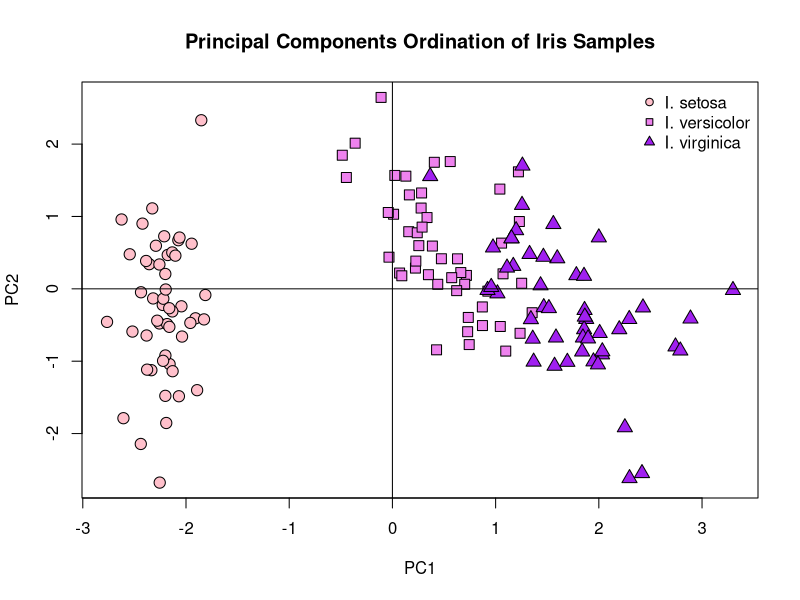
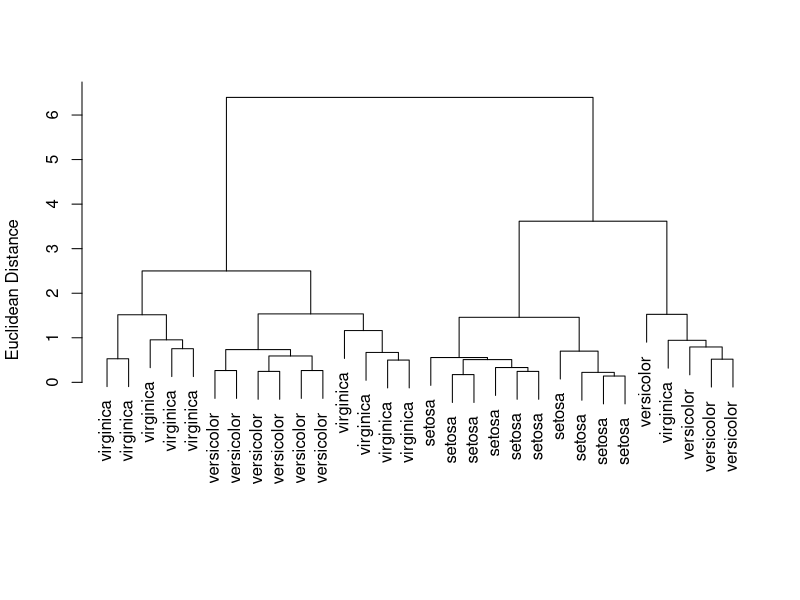
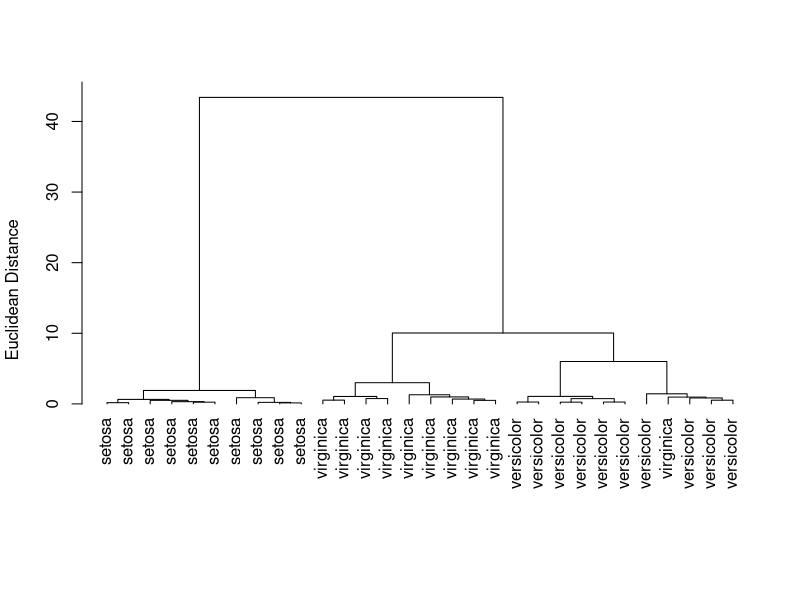
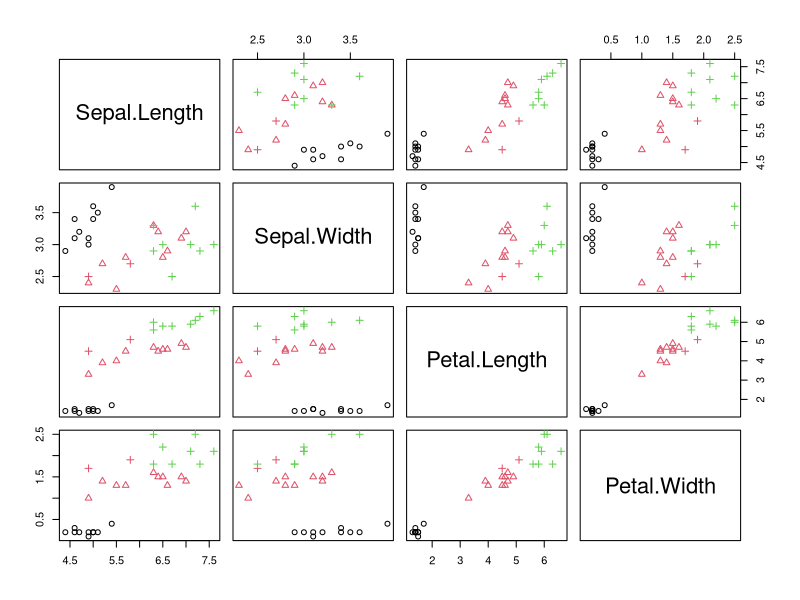
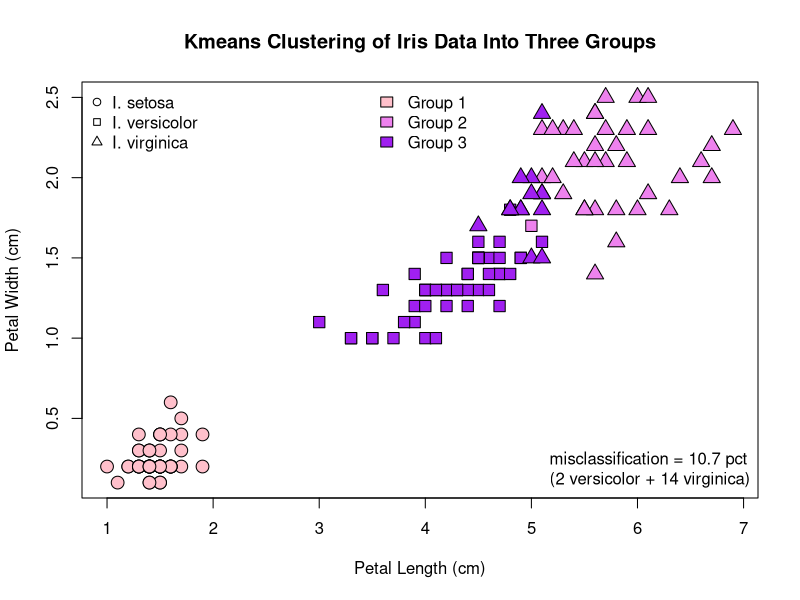

Here is the R script that generated these plots, in order: (Note: this script raises an error after producing the figures.)
#######################################################
# Source Files for R Minicourse Part 4, Sept 2-3, 2014
# R. Matthews, Huxley College of the Environment               
# G. Matthews, Computer Science Department                     
# Western Washington University
#######################################################


#######################################################
# Principal Components Analysis - Iris Data (prcomp)
#######################################################
data(iris); attach(iris)
iris.prcomp <- prcomp(iris[, c(1:4)], scale=T, center=T)

iris.prcomp$rotation  ### for princomp: iris.princomp$loading
iris.prcomp$x          ### for princomp: iris.princomp$scores


### plotting example:
op=par(mfrow=c(1,1))
plot(iris.prcomp$x,
  main="Principal Components Ordination of Iris Samples",
  pch=c(21,22,24)[unclass(iris$Species)],
  bg=c("pink", "violet", "purple")[unclass(iris$Species)],
  cex=1.5)
abline(h=0); abline(v=0)
legend(x="topright", c("I. setosa", "I. versicolor", "I. virginica"),
       pch=c(21, 22, 24), pt.bg=c("pink", "violet", "purple"),
       bty="n", cex=1)


#######################################################
# Hierarchical Clustering - Iris Data (10 rows/species)
#######################################################
### First example - Euclidean distance with farthest neighbor:
data(iris); attach(iris)

### Step 1:  select data subset and distance metric
edist <- dist(iris[c(1:10, 51:60, 101:110), c(1:4)],
        method="euclidean")

### Step 2: select clustering method
edist.complete <- hclust(edist, method="complete")

### Step 3: plot the results as an edited dendrogram
plot(edist.complete, labels=iris[c(1:10, 51:60, 101:110), 5],
     ylab="Euclidean Distance", xlab=" ", main=" ", sub=" ")

### Second example - Euclidean distance with Ward's minimum variance

edist.ward <- hclust(edist, method="ward")

### Add hang=-1 to place samples on x-axis
plot(edist.ward, labels=iris[c(1:10, 51:60, 101:110), 5],
     ylab="Euclidean Distance", xlab=" ", main=" ", sub=" ", hang=-1)


#######################################################
# Devisive Clustering - Iris Data (10 rows/species)
#######################################################
irispart <- iris[c(1:10, 51:60, 101:110),] # R shortcut!
kcluster3 <- kmeans(irispart[ , c(1:4)], 3)
kcluster3  #This produces the cluster summary

plot(irispart[, c(1:4)], col=kcluster3$cluster, pch=unclass(irispart[,5]))



#######################################################
# Devisive Clustering/Association Analysis - All Iris Data
#######################################################
data(iris); attach(iris)
kcluster3.all <- kmeans(iris[, c(1:4)], 3)
table(Species, kcluster3.all$cluster)

plot(Petal.Length, Petal.Width, 
     pch=c(21, 22, 24)[unclass(Species)],
     cex=1.7, xlab="Petal Length (cm)", ylab="Petal Width (cm)",
     main="Kmeans Clustering of Iris Data Into Three Groups",
     bg=c("pink", "violet", "purple")[kcluster3.all$cluster])
legend(x="topleft", c("I. setosa", "I. versicolor", "I. virginica"), 
       pch=c(21, 22, 24), bty="n")
legend(x="top", c("Group 1", "Group 2", "Group 3"), 
       fill=c("pink", "violet", "purple"), bty="n")
legend(x="bottomright", c("misclassification = 10.7 pct",
       "(2 versicolor + 14 virginica)"), bty="n")



#######################################################
# Advanced Clustering on Principal Components
# Microcosm Test Using Contaminated Sediments
#######################################################
#### create the PCA using OTUs (col 1-2 = treatment/replicate)
alldata <- read.csv("alldataOTU.csv", T); attach(alldata)
alldataPCA <- prcomp(alldata[, c(3:851)], scale=T)
summary(alldataPCA)

#### write the scores to a new data set:
PCA.scores <- data.frame(alldata$treatment, alldata$replicate, 
    round(alldataPCA$x, 3))

write.table(PCA.scores, "alldataPCA.csv", quote=F, row.names=F, 
    col.names=T, sep=",")

### plot PCA variance:
plot(alldataPCA, col=rainbow(10), main=" ")

### cluster on component scores
newdata <- read.csv("alldataPCA.csv", T); attach(newdata)
distances <- dist(newdata[, c(3:20)], method="euclidean")
eward <- hclust(distances, method="ward")
plot(eward, labels=treatment, hang=0, cex=0.65, xlab=" ", sub=" ",
      main="PC1-18 (100%)", ylab="Euclidean Distance")

